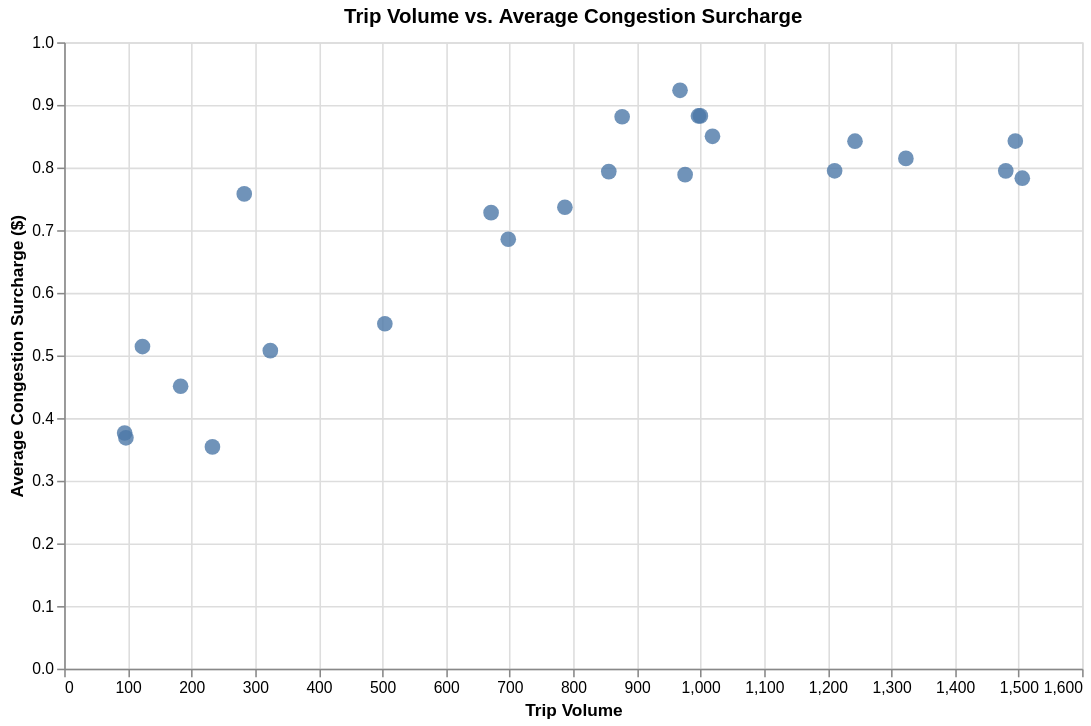

Source (Vega-Lite JSON):
### Vega-Lite specification from a JSON file in a GitHub repository (floating-point values rounded to 4 significant figures)
{"config": {"view": {"continuousWidth": 300, "continuousHeight": 300}}, "data": {"name": "data-3999b75fd4981b4a1d19def24a447d0a"}, "mark": {"type": "circle", "opacity": 0.8, "size": 100}, "encoding": {"tooltip": [{"field": "pickup_hour", "title": "Hour", "type": "ordinal"}, {"field": "trip_volume", "format": ",", "title": "Trip Volume", "type": "quantitative"}, {"field": "average_surcharge", "format": "$,.2f", "title": "Average Surcharge", "type": "quantitative"}], "x": {"field": "trip_volume", "title": "Trip Volume", "type": "quantitative"}, "y": {"field": "average_surcharge", "title": "Average Congestion Surcharge ($)", "type": "quantitative"}}, "height": 400, "title": "Trip Volume vs. Average Congestion Surcharge", "width": 650, "$schema": "https://vega.github.io/schema/vega-lite/v6.4.1.json", "datasets": {"data-3999b75fd4981b4a1d19def24a447d0a": [{"pickup_hour": 0, "trip_volume": 324, "average_surcharge": 0.5077}, {"pickup_hour": 1, "trip_volume": 233, "average_surcharge": 0.3541}, {"pickup_hour": 2, "trip_volume": 183, "average_surcharge": 0.4508}, {"pickup_hour": 3, "trip_volume": 123, "average_surcharge": 0.5142}, {"pickup_hour": 4, "trip_volume": 95, "average_surcharge": 0.3763}, {"pickup_hour": 5, "trip_volume": 97, "average_surcharge": 0.3686}, {"pickup_hour": 6, "trip_volume": 283, "average_surcharge": 0.758}, {"pickup_hour": 7, "trip_volume": 698, "average_surcharge": 0.6855}, {"pickup_hour": 8, "trip_volume": 856, "average_surcharge": 0.7935}, {"pickup_hour": 9, "trip_volume": 877, "average_surcharge": 0.8811}, {"pickup_hour": 10, "trip_volume": 968, "average_surcharge": 0.9233}, {"pickup_hour": 11, "trip_volume": 1000, "average_surcharge": 0.8825}, {"pickup_hour": 12, "trip_volume": 997, "average_surcharge": 0.8824}, {"pickup_hour": 13, "trip_volume": 1019, "average_surcharge": 0.8499}, {"pickup_hour": 14, "trip_volume": 1211, "average_surcharge": 0.7948}, {"pickup_hour": 15, "trip_volume": 1323, "average_surcharge": 0.8146}, {"pickup_hour": 16, "trip_volume": 1480, "average_surcharge": 0.7948}, {"pickup_hour": 17, "trip_volume": 1506, "average_surcharge": 0.783}, {"pickup_hour": 18, "trip_volume": 1495, "average_surcharge": 0.8423}, {"pickup_hour": 19, "trip_volume": 1243, "average_surcharge": 0.8421}, {"pickup_hour": 20, "trip_volume": 976, "average_surcharge": 0.7887}, {"pickup_hour": 21, "trip_volume": 787, "average_surcharge": 0.7367}, {"pickup_hour": 22, "trip_volume": 671, "average_surcharge": 0.728}, {"pickup_hour": 23, "trip_volume": 504, "average_surcharge": 0.5506}]}}
